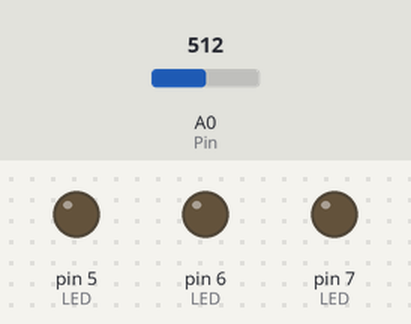
Bench run of a sketch on a simulated Arduino Uno, built with avr-gcc and run on an emulated ATmega328P. Shown: output pins drawn as LEDs (lit = HIGH). Inputs (shaded band) come from the test bench; at power-on: A0 (Pin) = 512.

Above: at 3.8 s.
3.9 s: A0 (Pin) set to 0
At 5.5 s:
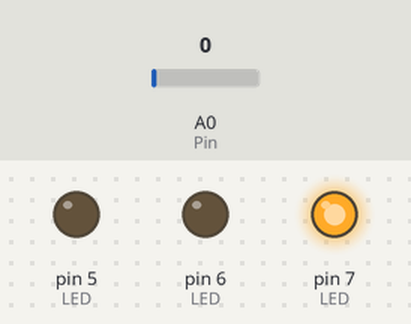
7.9 s: A0 (Pin) set to 122
At 8.2 s:
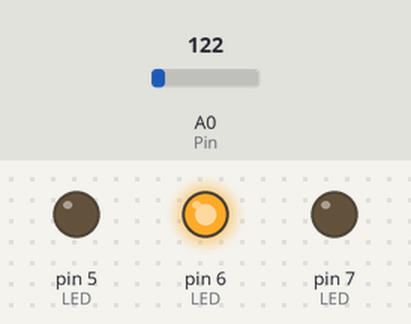
At 8.69 s:
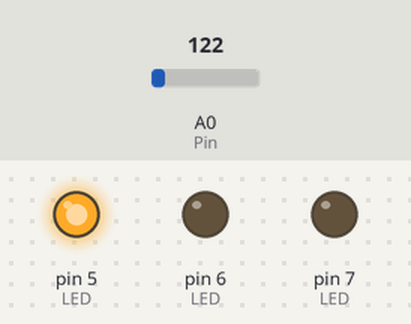
Timing chart, 0 to 17.9 s (numbered marks = the images above; inputs shaded):
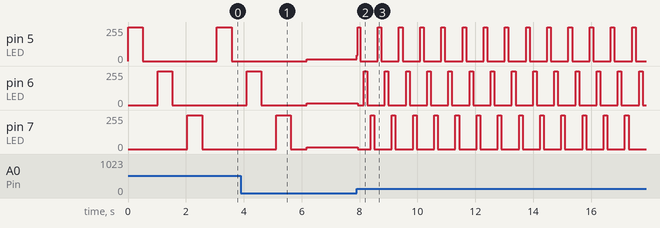

The sketch:

L02_20220726choi_3.ino
```cpp
int Pin = A0;    // 가변저항(아날로그) : A0
int sensorValue = 0;  // 아날로그 센서 값 변수

void setup() {
  pinMode(5, OUTPUT);// 빨강 LED 출력모드 설정
  pinMode(6, OUTPUT);// 파강 LED 출력모드 설정
  pinMode(7, OUTPUT);// 노강 LED 출력모드 설정
}

void loop() {
  sensorValue = analogRead(Pin);
  // 아날로그 센서 값 읽어서 변수에 저장

  digitalWrite(5, HIGH);
  delay(sensorValue);
  digitalWrite(5, LOW);
  delay(sensorValue);

  digitalWrite(6, HIGH);
  delay(sensorValue);
  digitalWrite(6, LOW);
  delay(sensorValue);

  digitalWrite(7, HIGH);
  delay(sensorValue);
  digitalWrite(7, LOW);
  delay(sensorValue);
}
```

Measured:
- after the input at 7.9 s, pin 5 (LED): 14/255 → 43/255 at once, then moves between 0/255 and 255/255, repeating every 0.73 s; pin 6 (LED): 14/255 → 0/255 at once, then repeats every 0.73 s: 255/255 0.12 s, 0/255 0.61 s; pin 7 (LED): 12/255 → 0/255 at once, then repeats every 0.73 s: 255/255 0.12 s, 0/255 0.61 s
